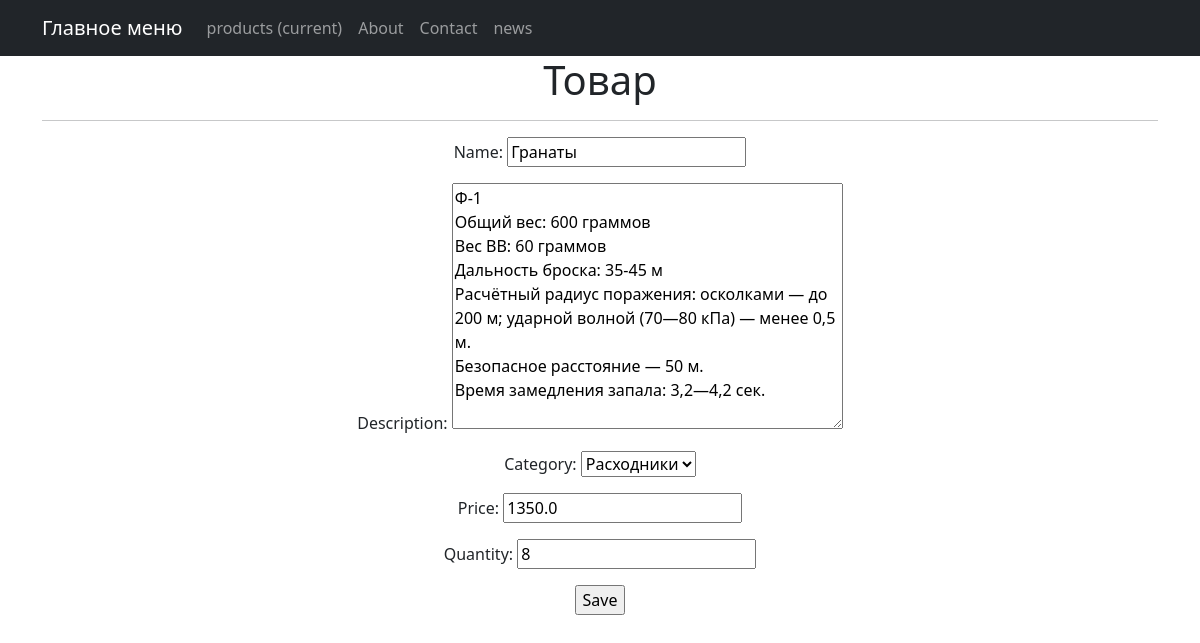
The page /products/4/update/ on the database its author committed.
### simpleapp/models.py (models this page shows, shortened)
class Product(models.Model):
    name = models.CharField(
        max_length=50,
        unique=True, # названия товаров не должны повторяться
    )
    description = models.TextField()
    quantity = models.IntegerField(
        validators=[MinValueValidator(0)],
    )
    category = models.ForeignKey(
        to='Category',
        on_delete=models.CASCADE,
        related_name='products', # все продукты в категории будут доступны через поле products
    )
    price = models.FloatField(
        validators=[MinValueValidator(0.0)],
    )

class Category(models.Model):
    name = models.CharField(max_length=100, unique=True)
    def __str__(self):
        return self.name.title()

### simpleapp/views.py (the view)
# urls.py: path('<int:pk>/update/', ProductUpdate.as_view(), name='product_update'),
class ProductUpdate(UpdateView):
    form_class = ProductForm
    model = Product
    template_name = 'product_edit.html'

### simpleapp/forms.py (shortened to what this page needs)
class ProductForm(forms.ModelForm):
    class Meta:
        model = Product
        fields = [
            'name',
            'description',
            'category',
            'price',
            'quantity',
        ]

### templates/product_edit.html (shortened to what this page needs)
{% extends 'flatpages/default.html' %}
{% block content %}
<h1>Товар</h1>
<hr>
<form acteon="" method="post">
    {{form.as_p}}
    <input type="submit" value="Save" />
</form>
{% endblock content %}

### rows shown on the page
Product: name "Гранаты", description "Ф-1 Общий вес: 600 граммов Вес ВВ: 60 граммов Дальность броска: 35-45 м Расчётный радиус поражения: осколками — до 200 м; ударной волной (70—80 кПа) — менее 0,5 м. Безопасное расстояние — 50 м. Время замедления запала: 3,2—4,2 сек.", category "Расходники", price "1350.0", quantity "8"
